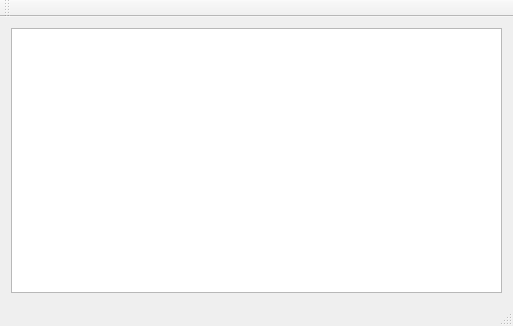
<?xml version="1.0" encoding="UTF-8"?>
<ui version="4.0">
 <class>MainWindow</class>
 <widget class="QMainWindow" name="MainWindow">
  <property name="geometry">
   <rect>
    <x>0</x>
    <y>0</y>
    <width>513</width>
    <height>326</height>
   </rect>
  </property>
  <property name="windowTitle">
   <string>MainWindow</string>
  </property>
  <widget class="QWidget" name="centralWidget">
   <layout class="QVBoxLayout" name="verticalLayout">
    <item>
     <widget class="QGraphicsView" name="graphicsView"/>
    </item>
   </layout>
  </widget>
  <widget class="QMenuBar" name="menuBar">
   <property name="geometry">
    <rect>
     <x>0</x>
     <y>0</y>
     <width>513</width>
     <height>21</height>
    </rect>
   </property>
  </widget>
  <widget class="QToolBar" name="mainToolBar">
   <attribute name="toolBarArea">
    <enum>TopToolBarArea</enum>
   </attribute>
   <attribute name="toolBarBreak">
    <bool>false</bool>
   </attribute>
  </widget>
  <widget class="QStatusBar" name="statusBar"/>
 </widget>
 <layoutdefault spacing="6" margin="11"/>
 <resources/>
 <connections/>
</ui>
